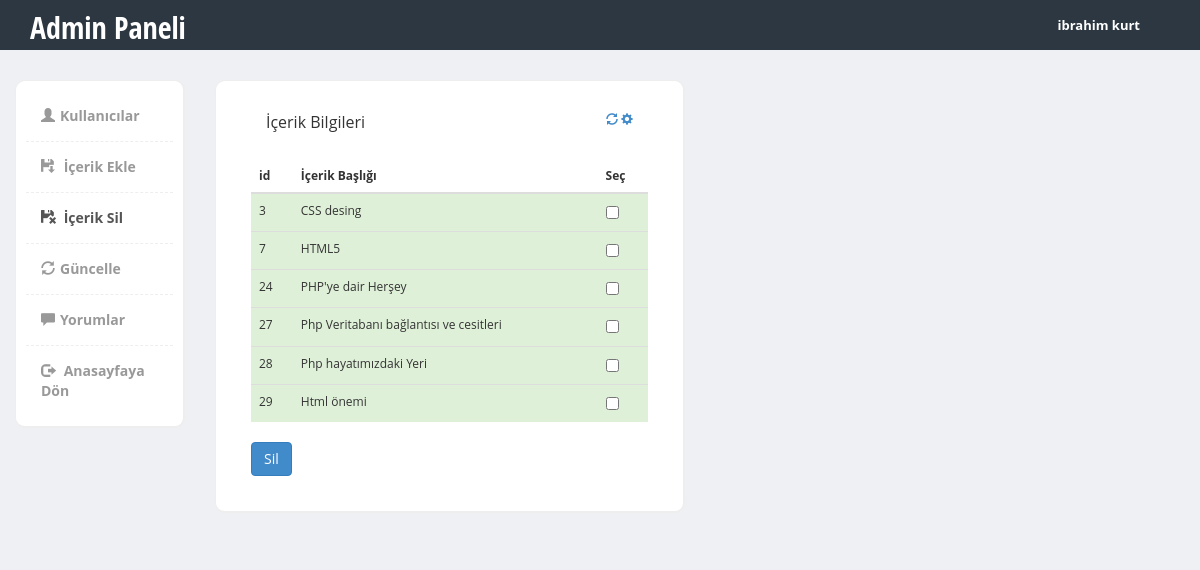
Page /adminPanel/sil.php (signed in) on the committed database.
### tables this page shows
CREATE TABLE `main`  (
  `id` int(11) NOT NULL AUTO_INCREMENT,
  `yazi_baslik` varchar(255) DEFAULT NULL,
  `yazar` varchar(255) DEFAULT NULL,
  `yazi_tarih` timestamp(0) DEFAULT CURRENT_TIMESTAMP ON UPDATE CURRENT_TIMESTAMP(0),
  `yazi_kategori` varchar(255) DEFAULT NULL,
  `yazi_icerigi` text,
  `gosterim` tinyint(255) DEFAULT 1,
  `kategori_id` int(11) DEFAULT NULL,
  PRIMARY KEY (`id`) USING BTREE
);

### adminPanel/sil.php (the view, shortened to what this page needs)
<?php include_once "header.php" ?>
<?php
if(!isset($_SESSION["adi"])){
    header("Location:../giris.php");
}
else {
?>
    <div class="page-content">
    	<div class="row">
		  <div class="col-md-2">
		  	<div class="sidebar content-box" style="display: block;">
                <ul class="nav">
                    <li><a href="index.php"><i class="glyphicon glyphicon-user"></i>Kullanıcılar</a></li>
                    <li><a href="Ekleme.php"><i class=" glyphicon glyphicon-floppy-save"></i> İçerik Ekle</a></li>
                    <li  class="current"><a href="Sil.php"><i class="glyphicon glyphicon-floppy-remove"></i> İçerik Sil</a></li>
                    <li ><a href="Guncelle.php"><i class="glyphicon glyphicon-refresh"></i>Güncelle</a></li>
                    <li ><a href="yorumlar.php"><i class="glyphicon glyphicon-comment"></i>Yorumlar</a></li>
                    <li><a href="../index.php"><i class="glyphicon glyphicon-log-out"></i> Anasayfaya Dön</a></li>
                </ul>
             </div>
		  </div>
		  <div class="col-md-10">
		  	<div class="row">
          <div class="col-md-6">
            <div class="content-box-large">
              <div class="panel-heading">
              <div class="panel-title">İçerik Bilgileri</div>
              <div class="panel-options">
                <a href="#" data-rel="collapse"><i class="glyphicon glyphicon-refresh"></i></a>
                <a href="#" data-rel="reload"><i class="glyphicon glyphicon-cog"></i></a>
              </div>
            </div>
              <div class="panel-body">
                <form action="" method="get">
                  <table class="table">
                        <thead>
                          <tr>
                            <th>id</th>
                            <th>İçerik Başlığı</th>
                            <th>Seç</th>
                          </tr>
                        </thead>
                        <tbody>
                            <?php
                             $sorgu = $db->query("SELECT id,yazi_baslik FROM main ORDER BY id" , PDO::FETCH_ASSOC);
                             if($sorgu -> rowCount()){
                               foreach ($sorgu as $row) {
                             ?>
                          <tr class="success">
                            <td><?php echo $row['id'] ?></td>
                            <td><?php echo $row['yazi_baslik'] ?></td>
                            <td><input type="checkbox" value="<?php echo $row['id'] ?>" name="id" /></td>
                          </tr>
                          <?php
                        } ?>
                        </tbody>
                      </table>
                      <div>
                        <button type="submit" class="btn btn-primary" style="" >Sil</button>
                    </div>
                  </form>
                    <?php
                }
                    ?>
              </div>
            </div>
          </div>
  			</div>
		  </div>
		</div>
    </div>
    <?php } ?>
      <link href="vendors/datatables/dataTables.bootstrap.css" rel="stylesheet" media="screen">
  </body>
</html>

### adminPanel/css/styles.css (style rules this page uses)
body { font-family: 'Open Sans', sans-serif; background-color: #f7f7f7; position: relative; margin: 0px; font-size: 12px; padding: 0px; }
.page-content > .row { margin-left: 0px !important; margin-right: 0px !important; margin-top: 30px; }
.content-box, .content-box-large { margin-bottom:30px; background:#fff; border-radius:10px; padding:10px; border-left:1px solid #eee; border-top:1px solid #eee; border-right:2px solid #eee; border-bottom:2px solid #eee; }
.content-box-large { padding: 20px; }
.sidebar ul.nav, .sidebar ul.nav ul { list-style: none; padding: 0px; margin: 0px; }
.sidebar .nav > li { margin: 0; border-bottom:1px dashed #eee; }
.sidebar .nav > li:last-child { border-bottom:0px; }
.sidebar .nav > li > a { font-size: 14px; line-height: 20px; padding: 15px 15px; color: #999; display: block; font-weight:bold; background:none; text-decoration: none; border-top:0px; font-weight:bold; }
.sidebar .nav > li > a > i { margin-right:5px; }
.sidebar .nav li a:hover, .sidebar .nav li.current > a { background: #fff; color: #555; border-bottom:0px; }
body { background-color: #eff0f3; }
.panel-heading>.panel-title, .content-box-header .panel-title { float: left; padding: 10px 15px; padding-top: 0px; }
.panel-heading>.panel-options, .content-box-header .panel-options { float: right; padding-right: 15px; }
.panel-heading>.panel-options>a, .content-box-header .panel-options>a { margin-top: 10px; }
.panel-body { clear:both; }

### rows in the picture
main: id "3", yazi_baslik "CSS desing"
main: id "7", yazi_baslik "HTML5"
main: id "24", yazi_baslik "PHP'ye dair Herşey"
main: id "27", yazi_baslik "Php Veritabanı bağlantısı ve cesitleri"
main: id "28", yazi_baslik "Php hayatımızdaki Yeri"
main: id "29", yazi_baslik "Html önemi"

### other values in the picture
$_SESSION['adi'] "ibrahim kurt"
